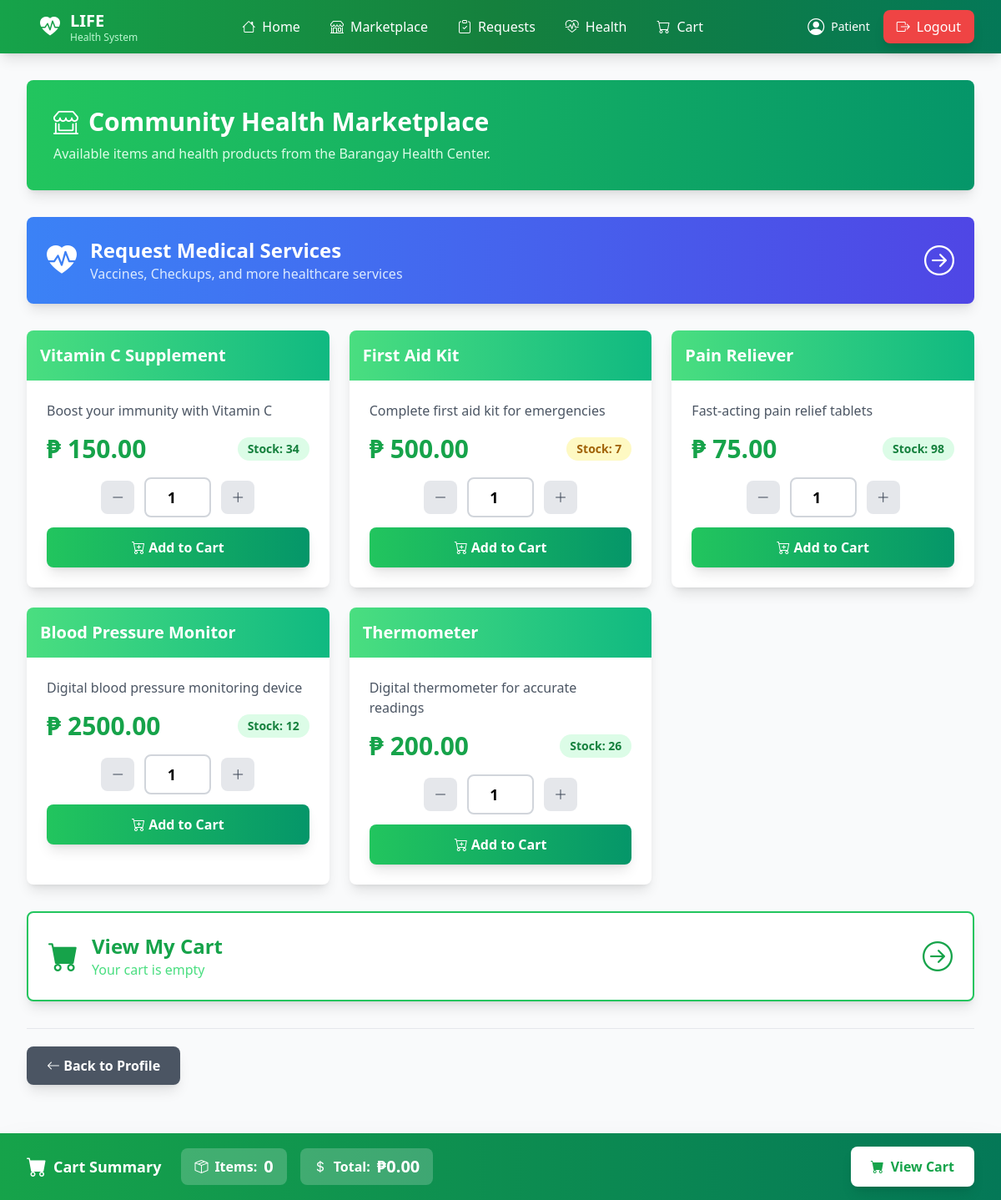
/patient_marketplace (signed in), run on the app's committed database.
### tables this page shows
CREATE TABLE marketplace_items (
            id INTEGER PRIMARY KEY AUTOINCREMENT,
            name TEXT NOT NULL,
            description TEXT,
            stock INTEGER NOT NULL,
            price REAL DEFAULT 0
        );

### app.py (the view)
@app.route("/patient_marketplace")
def patient_marketplace():
    if session.get("role") != 'patient':
        return redirect(url_for('patient_signin'))
    patient_id = session.get("user_id")
    db = get_db()
    c = db.cursor()
    items = c.execute("SELECT * FROM marketplace_items WHERE stock > 0").fetchall()
    cart_items = c.execute("""
        SELECT c.quantity, m.price
        FROM cart c
        JOIN marketplace_items m ON c.item_id = m.id
        WHERE c.patient_id = ?
    """, (patient_id,)).fetchall()
    cart_count = len(cart_items)
    cart_total_qty = sum(item["quantity"] for item in cart_items)
    cart_total_price = sum(item["quantity"] * item["price"] for item in cart_items)
    return render_template("patient_marketplace.html",
                         items=items,
                         cart_count=cart_count,
                         cart_total_qty=cart_total_qty,
                         cart_total_price=cart_total_price)

### app.py (called while the page is built)
def get_db():
    db = getattr(g, "_database", None)
    if db is None:
        if USE_MYSQL:
            conn = pymysql.connect(
                host=DB_HOST,
                port=DB_PORT,
                user=DB_USER,
                password=DB_PASSWORD,
                database=DB_NAME,
                cursorclass=pymysql.cursors.DictCursor,
                autocommit=False
            )
            db = g._database = DatabaseWrapper(conn, is_mysql=True)
        else:
            import sqlite3
            conn = sqlite3.connect(DATABASE)
            conn.row_factory = sqlite3.Row
            db = g._database = DatabaseWrapper(conn, is_mysql=False)
    return db

@app.teardown_appcontext
def close_connection(exception):
    db = getattr(g, "_database", None)
    if db is not None:
        db.close()

    def cursor(self):
        if self.is_mysql:
            return MySQLCursorWrapper(self.connection.cursor(), self.connection)
        else:
            return SQLiteCursorWrapper(self.connection)

    def close(self):
        self.connection.close()

    def execute(self, query, args=()):
        self.cursor = self.connection.execute(query, args)
        return self

    def fetchall(self):
        return self.cursor.fetchall()

### templates/patient_marketplace.html (shortened to what this page needs)
{% extends "layout.html" %}
{% block content %}
<div class="bg-gradient-to-r from-green-500 to-emerald-600 text-white p-8 rounded-lg shadow-lg mb-8 animate-slideDown">
    <h2 class="text-3xl font-bold flex items-center gap-3">
        <i class="bi bi-shop-window"></i>
        Community Health Marketplace
    </h2>
    <p class="text-green-100 mt-2">Available items and health products from the Barangay Health Center.</p>
</div>
<div class="mb-8 animate-fadeIn">
    <a href="{{ url_for('medical_services') }}" class="block bg-gradient-to-r from-blue-500 to-indigo-600 text-white p-6 rounded-lg shadow-lg hover:from-blue-600 hover:to-indigo-700 transition-all transform hover:scale-105">
        <div class="flex items-center justify-between">
            <div class="flex items-center gap-4">
                <i class="bi bi-heart-pulse-fill text-4xl"></i>
                <div>
                    <h3 class="text-2xl font-bold">Request Medical Services</h3>
                    <p class="text-blue-100">Vaccines, Checkups, and more healthcare services</p>
                </div>
            </div>
            <i class="bi bi-arrow-right-circle text-4xl"></i>
        </div>
    </a>
</div>
{% if items %}
<div class="grid md:grid-cols-2 lg:grid-cols-3 gap-6 mb-8">
    {% for item in items %}
    <div class="bg-white rounded-lg shadow-lg overflow-hidden card-hover animate-fadeIn">
        <div class="bg-gradient-to-r from-green-400 to-emerald-500 text-white p-4">
            <h5 class="text-xl font-bold">{{ item.name }}</h5>
        </div>
        <div class="p-6">
            <p class="text-gray-600 mb-4">{{ item.description or 'Health product' }}</p>
            <div class="flex justify-between items-center mb-4">
                <span class="text-3xl font-bold text-green-600">₱ {{ '%.2f' | format(item.price) }}</span>
                <span class="px-3 py-1 rounded-full text-sm font-semibold {% if item.stock > 10 %}bg-green-100 text-green-700{% elif item.stock > 0 %}bg-yellow-100 text-yellow-700{% else %}bg-red-100 text-red-700{% endif %}">
                    Stock: {{ item.stock }}
                </span>
            </div>
            {% if item.stock > 0 %}
                <div class="space-y-3">
                    <div class="flex items-center justify-center gap-3">
                        <button onclick="decrementQty('{{ item.id }}')" class="bg-gray-200 hover:bg-gray-300 text-gray-700 font-bold w-10 h-10 rounded-lg transition-all transform hover:scale-110">
                            <i class="bi bi-dash-lg"></i>
                        </button>
                        <input type="number" id="qty-{{ item.id }}" value="1" min="1" max="{{ item.stock }}"
                               class="w-20 text-center px-3 py-2 border-2 border-gray-300 rounded-lg font-bold text-lg"
                               onchange="validateQty('{{ item.id }}', {{ item.stock }})">
                        <button onclick="incrementQty('{{ item.id }}', {{ item.stock }})" class="bg-gray-200 hover:bg-gray-300 text-gray-700 font-bold w-10 h-10 rounded-lg transition-all transform hover:scale-110">
                            <i class="bi bi-plus-lg"></i>
                        </button>
                    </div>
                    <button onclick="addToCart('{{ item.id }}', '{{ item.name }}', {{ item.price }})" class="w-full bg-gradient-to-r from-green-500 to-emerald-600 text-white px-6 py-3 rounded-lg hover:from-green-600 hover:to-emerald-700 transition-all transform hover:scale-105 font-semibold shadow-lg">
                        <i class="bi bi-cart-plus"></i> Add to Cart
                    </button>
                </div>
            {% else %}
                <button class="w-full bg-gray-300 text-gray-600 px-6 py-2 rounded-lg cursor-not-allowed font-semibold" disabled>
                    <i class="bi bi-x-circle"></i> Out of Stock
                </button>
            {% endif %}
        </div>
    </div>
    {% endfor %}
</div>
{% endif %}
<div class="mb-8 animate-fadeIn">
    <a href="{{ url_for('view_cart') }}" class="block bg-white text-green-600 p-6 rounded-lg shadow-lg hover:shadow-xl transition-all transform hover:scale-105 border-2 border-green-500">
        <div class="flex items-center justify-between">
            <div class="flex items-center gap-4">
                <div class="relative">
                    <i class="bi bi-cart-fill text-4xl"></i>
                </div>
                <div>
                    <h3 class="text-2xl font-bold">View My Cart</h3>
                    <p class="text-green-400">{% if cart_count > 0 %}{{ cart_total_qty }} items - ₱{{ "%.2f" | format(cart_total_price) }}{% else %}Your cart is empty{% endif %}</p>
                </div>
            </div>
            <i class="bi bi-arrow-right-circle text-4xl"></i>
        </div>
    </a>
</div>
<div id="desktopCartSummary" class="{% if cart_count == 0 %}hidden{% endif %} hidden md:block fixed bottom-0 left-0 right-0 bg-gradient-to-r from-green-600 to-emerald-700 text-white shadow-2xl z-30 animate-slideUp">
    <div class="max-w-7xl mx-auto px-8 py-4">
        <div class="flex justify-between items-center">
            <div class="flex items-center gap-6">
                <div class="flex items-center gap-2">
                    <i class="bi bi-cart-fill text-2xl"></i>
                    <span class="font-bold text-lg">Cart Summary</span>
                </div>
                <div class="flex items-center gap-4">
                    <div class="flex items-center gap-2 bg-white bg-opacity-20 px-4 py-2 rounded-lg">
                        <i class="bi bi-box-seam"></i>
                        <span class="font-semibold">Items:</span>
                        <span id="desktopCartQty" class="font-bold text-xl">{{ cart_total_qty }}</span>
                    </div>
                    <div class="flex items-center gap-2 bg-white bg-opacity-20 px-4 py-2 rounded-lg">
                        <i class="bi bi-currency-dollar"></i>
                        <span class="font-semibold">Total:</span>
                        <span id="desktopCartTotal" class="font-bold text-xl">₱{{ "%.2f" | format(cart_total_price) }}</span>
                    </div>
                </div>
            </div>
            <a href="{{ url_for('view_cart') }}" class="bg-white text-green-600 px-6 py-3 rounded-lg hover:bg-green-50 transition-all transform hover:scale-105 font-bold shadow-lg flex items-center gap-2">
                <i class="bi bi-cart-fill"></i>
                View Cart
            </a>
        </div>
    </div>
</div>
<hr class="my-8 border-gray-200">
<div>
    <a href="{{ url_for('patient_profile') }}" class="px-6 py-3 bg-gray-600 text-white rounded-lg hover:bg-gray-700 transition-all transform hover:scale-105 font-semibold shadow-lg">
        <i class="bi bi-arrow-left"></i> Back to Profile
    </a>
</div>
{% endblock %}

### templates/layout.html (style rules this page uses)
.animate-slideDown { animation: slideDown 0.3s ease-out; }
.animate-fadeIn { animation: fadeIn 0.5s ease-out; }
.animate-slideUp { animation: slideUp 0.5s ease-out; }
.card-hover { transition: all 0.3s ease; }

### data on the page
marketplace_items: name "Vitamin C Supplement", description "Boost your immunity with Vitamin C", price "150.00", stock "34", id "1"
marketplace_items: name "First Aid Kit", description "Complete first aid kit for emergencies", price "500.00", stock "7"
marketplace_items: name "Pain Reliever", description "Fast-acting pain relief tablets", price "75.00", stock "98"
marketplace_items: name "Blood Pressure Monitor", description "Digital blood pressure monitoring device", price "2500.00", stock "12"
marketplace_items: name "Thermometer", description "Digital thermometer for accurate readings", price "200.00", stock "26"

### other printed values
{{ cart_total_qty }} "0"
{{ "%.2f" | format(cart_total_price) }} "0.00"
